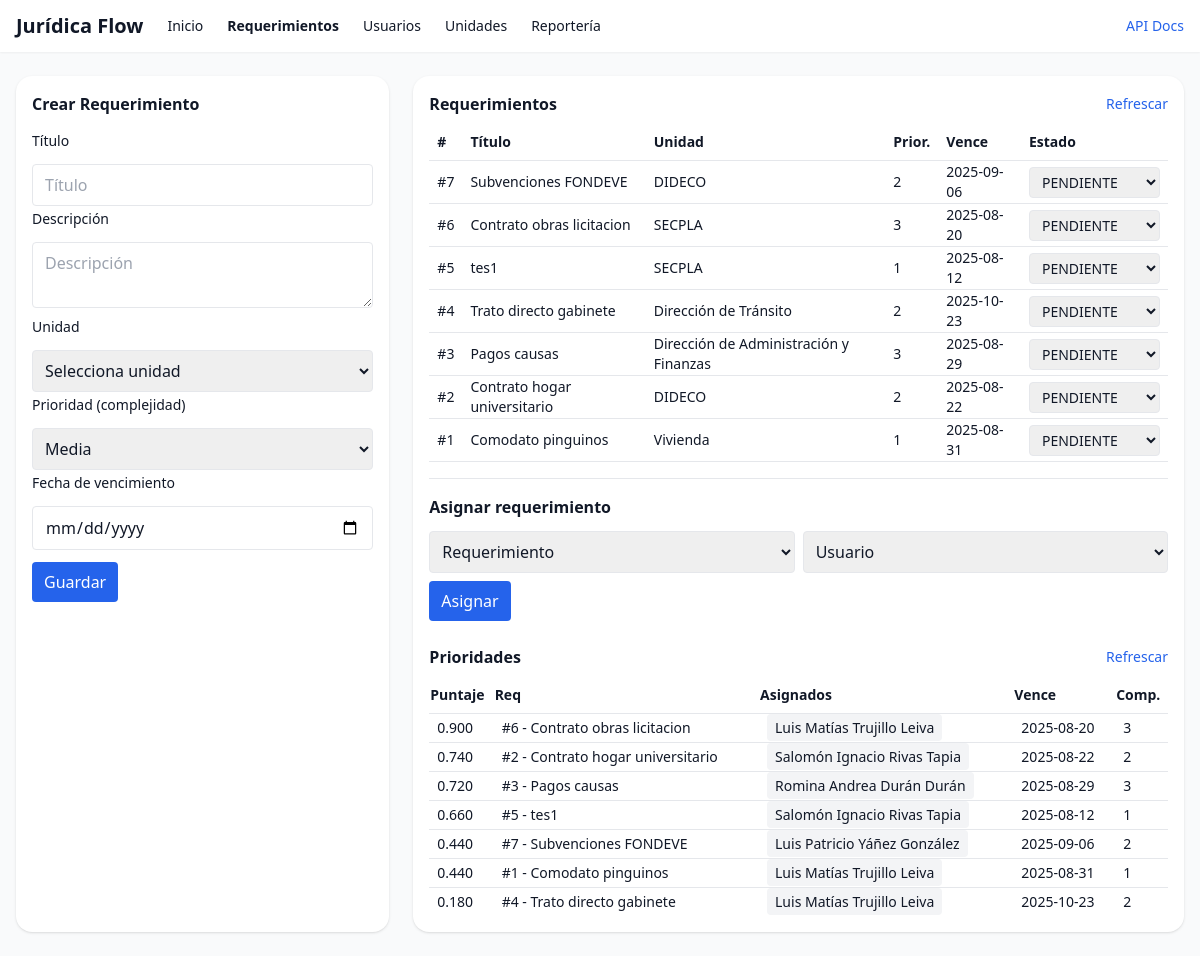
/ui/requests, run on the app's committed database.
### app/models.py (models this page shows)
class LegalRequest(Base):
    __tablename__ = "legal_requests"
    id: Mapped[int] = mapped_column(Integer, primary_key=True, index=True)
    title: Mapped[str] = mapped_column(String(200), nullable=False)
    description: Mapped[str] = mapped_column(Text, nullable=True)
    unit_id: Mapped[int] = mapped_column(Integer, ForeignKey("units.id"), nullable=False)
    complexity: Mapped[int] = mapped_column(Integer, default=2)  # 1 baja, 2 media, 3 alta
    due_date: Mapped[Date | None] = mapped_column(Date, nullable=True)
    status: Mapped[str] = mapped_column(String(20), default="PENDIENTE")
    created_at: Mapped[datetime] = mapped_column(DateTime(timezone=True), server_default=func.now())
    unit = relationship("Unit", back_populates="requests")
    assignments = relationship("Assignment", back_populates="request", cascade="all, delete-orphan")

class Unit(Base):
    __tablename__ = "units"
    id: Mapped[int] = mapped_column(Integer, primary_key=True, index=True)
    name: Mapped[str] = mapped_column(String(120), unique=True, nullable=False)
    requests = relationship("LegalRequest", back_populates="unit")

class User(Base):
    __tablename__ = "users"
    id: Mapped[int] = mapped_column(Integer, primary_key=True, index=True)
    full_name: Mapped[str] = mapped_column(String(160), nullable=False)
    role: Mapped[str] = mapped_column(String(60), nullable=False)
    assignments = relationship("Assignment", back_populates="assignee")

### app/web.py (the view)
@router.get("/ui/requests", response_class=HTMLResponse)
def ui_requests(request: Request, db: Session = Depends(get_db)):
    users = db.query(models.User).order_by(models.User.full_name).all()
    units = db.query(models.Unit).order_by(models.Unit.name).all()
    reqs = db.query(models.LegalRequest).order_by(models.LegalRequest.created_at.desc()).all()
    items = []
    for r in reqs:
        if r.status != "COMPLETADO":
            items.append((r, [a.assignee for a in r.assignments], compute_score(r)))
    items.sort(key=lambda t: t[2], reverse=True)
    return templates.TemplateResponse(
        "requests_page.html",
        {"request": request, "users": users, "units": units, "requests": reqs, "priorities": items, "active": "requests"},
    )

### templates/requests_page.html (shortened to what this page needs)
{% extends "base.html" %}{% set active='requests' %}
{% block content %}
<div class="grid grid-cols-1 lg:grid-cols-3 gap-6">
  <section class="bg-white rounded-2xl shadow p-4">
    <h2 class="font-semibold mb-3">Crear Requerimiento</h2>
    <form
      hx-post="/ui/create_request"
      hx-target="#requestsTable"
      hx-swap="outerHTML"
      class="space-y-3"
    >
      <label class="text-sm font-medium">Título</label>
      <input name="title" required placeholder="Título" class="w-full border rounded px-3 py-2" />
      <label class="text-sm font-medium">Descripción</label>
      <textarea name="description" placeholder="Descripción" class="w-full border rounded px-3 py-2"></textarea>
      <label class="text-sm font-medium">Unidad</label>
      <select name="unit_id" class="border rounded px-2 py-2 w-full" required>
        <option value="">Selecciona unidad</option>
      </select>
      <label class="text-sm font-medium">Prioridad (complejidad)</label>
      <select name="complexity" class="border rounded px-2 py-2 w-full">
        <option value="2" selected>Media</option>
      </select>
      <label class="text-sm font-medium">Fecha de vencimiento</label>
      <input name="due_date" type="date" class="w-full border rounded px-3 py-2" />
      <button
        class="bg-blue-600 text-white px-3 py-2 rounded"
        hx-on::after-request="
          htmx.ajax('GET','/ui/partials/requests',{target:'#requestsTable',swap:'outerHTML'});
          htmx.ajax('GET','/ui/partials/priorities',{target:'#prioritiesTable',swap:'outerHTML'});
          htmx.ajax('GET','/ui/partials/assign_form',{target:'#assignForm',swap:'outerHTML'});
        "
      >
        Guardar
      </button>
    </form>
  </section>
  <section class="bg-white rounded-2xl shadow p-4 lg:col-span-2">
    <div class="flex items-center justify-between mb-2">
      <h2 class="font-semibold">Requerimientos</h2>
      <button class="text-sm text-blue-600" hx-get="/ui/partials/requests" hx-target="#requestsTable" hx-swap="outerHTML">Refrescar</button>
    </div>
    {% include "partials/requests.html" %}
    <hr class="my-4"/>
    {% include "partials/assign_form.html" %}
    <div class="flex items-center justify-between mt-6 mb-2">
      <h2 class="font-semibold">Prioridades</h2>
      <button class="text-sm text-blue-600" hx-get="/ui/partials/priorities" hx-target="#prioritiesTable" hx-swap="outerHTML">Refrescar</button>
    </div>
    {% include "partials/priorities.html" %}
  </section>
</div>
{% endblock %}

### templates/partials/requests.html (shortened to what this page needs)
<table id="requestsTable" class="w-full text-sm">
  <thead>
    <tr class="border-b">
      <th class="text-left py-2 px-2">#</th>
      <th class="text-left px-2">Título</th>
      <th class="text-left px-2">Unidad</th>
      <th class="text-left px-2">Prior.</th>
      <th class="text-left px-2">Vence</th>
      <th class="text-left px-2">Estado</th>
    </tr>
  </thead>
  <tbody>
  {% for r in requests %}
    <tr class="border-b hover:bg-gray-50" title="{{ r.description }}">
      <td class="py-2 px-2">#{{r.id}}</td>
      <td class="px-2">{{r.title}}</td>
      <td class="px-2">{{r.unit.name if r.unit else '-'}}</td>
      <td class="px-2">{{r.complexity}}</td>
      <td class="px-2">{{r.due_date or '-'}}</td>
      <td class="px-2">
        {% set assigned = r.assignments|length > 0 %}
        {% if not assigned %}
          <span class="inline-block text-xs px-2 py-1 rounded bg-gray-100 text-gray-700">SIN ASIGNAR</span>
        {% else %}
          <form
            hx-post="/ui/set_status"
            hx-target="#requestsTable"
            hx-swap="outerHTML"
            hx-on::after-request="htmx.ajax('GET','/ui/partials/priorities',{target:'#prioritiesTable',swap:'outerHTML'})"
          >
            <select name="status" class="border rounded px-2 py-1 text-sm"
                    hx-trigger="change">
              <option value="PENDIENTE" {{ 'selected' if r.status == 'PENDIENTE' else '' }}>PENDIENTE</option>
            </select>
          </form>
        {% endif %}
      </td>
    </tr>
  {% else %}
    <tr><td class="py-2 text-gray-500 px-2" colspan="6">Sin requerimientos</td></tr>
  {% endfor %}
  </tbody>
</table>

### templates/partials/priorities.html
<table id="prioritiesTable" class="w-full text-sm">
  <thead>
    <tr class="border-b">
      <th class="text-left py-2">Puntaje</th>
      <th class="text-left">Req</th>
      <th class="text-left">Asignados</th>
      <th class="text-left">Vence</th>
      <th class="text-left">Comp.</th>
    </tr>
  </thead>
  <tbody id="prioritiesTable">
  {% for r, users, score in priorities %}
  <tr class="border-t hover:bg-gray-50" title="{{ r.description }}">
    <td class="px-2 py-1 text-sm">{{ '%.3f' % score }}</td>
    <td class="px-2 py-1 text-sm">#{{ r.id }} - {{ r.title }}</td>
    <td class="px-2 py-1 text-sm">
      {% for u in users %}
        <span class="px-2 py-1 bg-gray-100 rounded">{{ u.full_name }}</span>
      {% else %}
        <span class="text-gray-400">Sin asignados</span>
      {% endfor %}
    </td>
    <td class="px-2 py-1 text-sm">{{ r.due_date or "" }}</td>
    <td class="px-2 py-1 text-sm">{{ r.complexity }}</td>
  </tr>
  {% endfor %}
</tbody>
</table>

### data on the page
LegalRequest: id "7", title "Subvenciones FONDEVE", unit "DIDECO", complexity "2", due_date "2025-09-06", score "0.440"
LegalRequest: id "6", title "Contrato obras licitacion", unit "SECPLA", complexity "3", due_date "2025-08-20", score "0.900"
LegalRequest: id "5", title "tes1", unit "SECPLA", complexity "1", due_date "2025-08-12", score "0.660"
LegalRequest: id "4", title "Trato directo gabinete", unit "Dirección de Tránsito", complexity "2", due_date "2025-10-23", score "0.180"
LegalRequest: id "3", title "Pagos causas", unit "Dirección de Administración y Finanzas", complexity "3", due_date "2025-08-29", score "0.720"
LegalRequest: id "2", title "Contrato hogar universitario", unit "DIDECO", complexity "2", due_date "2025-08-22", score "0.740"
LegalRequest: id "1", title "Comodato pinguinos", unit "Vivienda", complexity "1", due_date "2025-08-31", score "0.440"
User: full_name "Luis Matías Trujillo Leiva"
User: full_name "Salomón Ignacio Rivas Tapia"
User: full_name "Romina Andrea Durán Durán"
User: full_name "Luis Patricio Yáñez González"
